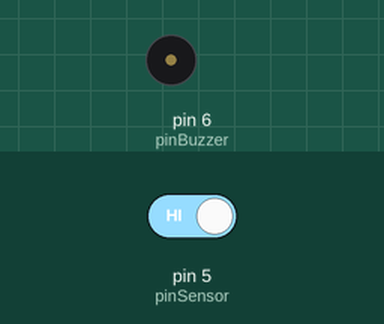
The sketch below on a simulated Arduino Uno, built with avr-gcc and run on an emulated ATmega328P. Parts: buzzer (waves = sounding, pin HIGH). The inputs (shaded band) are chosen by the test bench; at power-on: pin 5 (pinSensor) HIGH.

Above: at 1.2 s.
1.3 s: pin 5 (pinSensor) driven LOW
At 1.37 s:
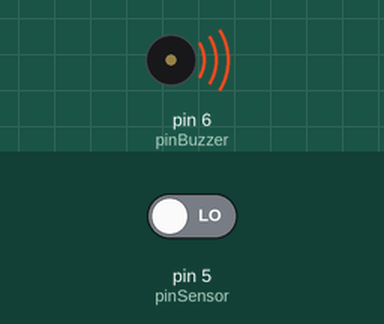
4.3 s: pin 5 (pinSensor) driven HIGH
At 5.0 s:
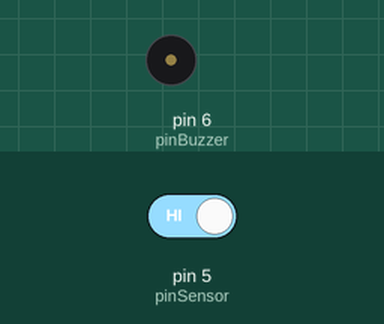
Timing chart, 0 to 7.3 s (numbered marks = the images above; inputs shaded):
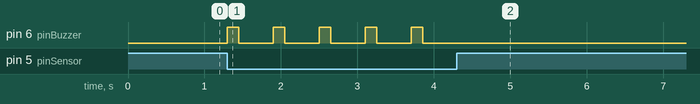

The sketch:

Sensor_Reflexivo_Com_Buzzer-Detector_de_Obstaculo.ino
```cpp
#define pinSensor 5
#define pinBuzzer 6

unsigned long delayBuzzer;

void setup() {
  pinMode(pinSensor, INPUT);
  pinMode(pinBuzzer, OUTPUT);
}

void loop() {
  bool sensor = digitalRead(pinSensor);

  if (!sensor) {
    if ((millis() - delayBuzzer) < 150) {
      digitalWrite(pinBuzzer, HIGH);
    } else {
      digitalWrite(pinBuzzer, LOW);
    }

    if ((millis() - delayBuzzer) > 600) {
      delayBuzzer = millis();
    }
  } else {
    digitalWrite(pinBuzzer, LOW);
  }
}
```

Measured:
- after the input at 1.3 s, pin 6 (pinBuzzer): alternates HIGH for 0.15 s and LOW for 0.45 s, starting at once
- after the input at 4.3 s, pin 6 (pinBuzzer): stops changing and stays LOW
